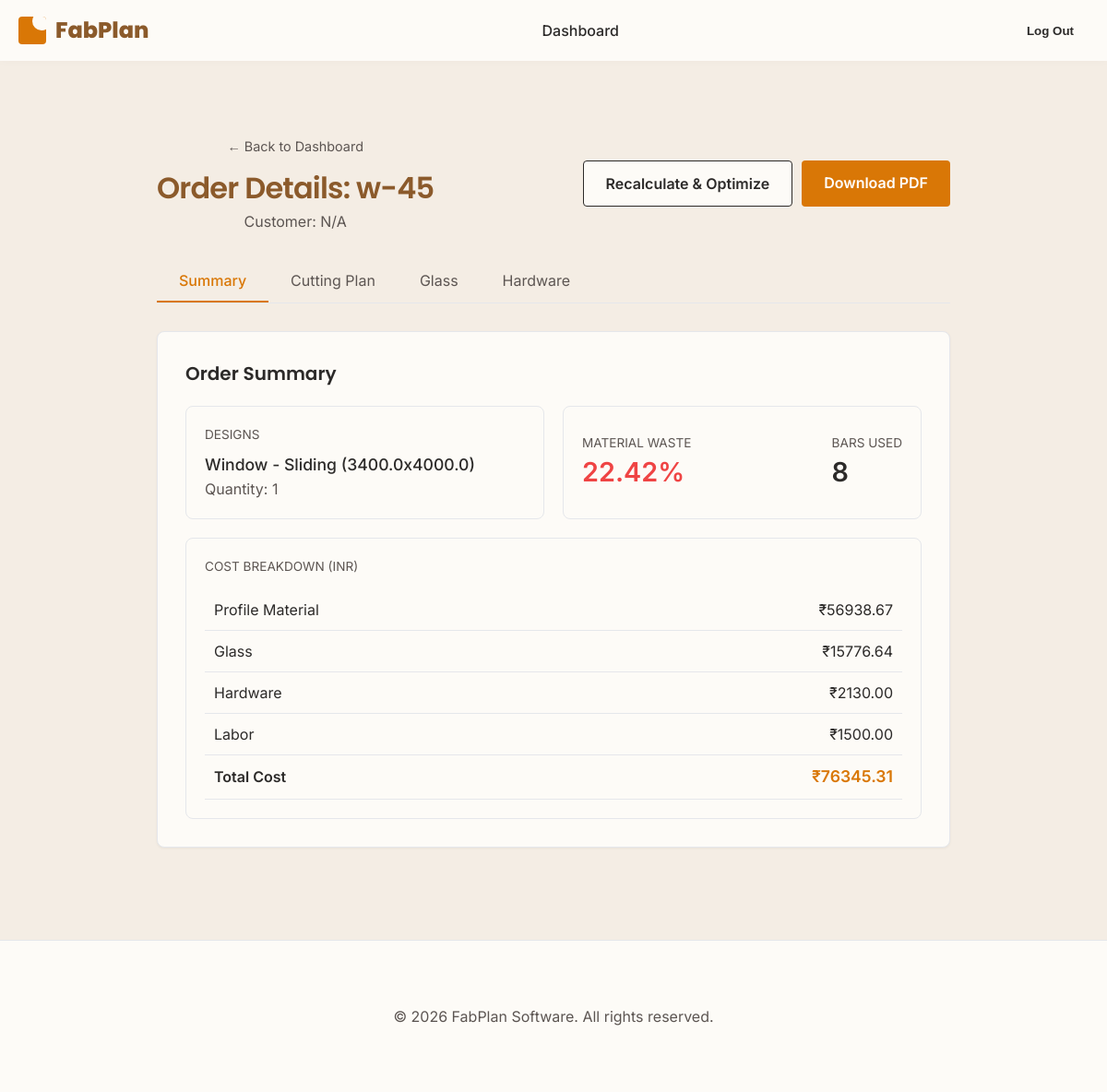
Page /order/view/17/ (signed in) on the committed database.
### core/models.py (models this page shows, shortened)
class Order(models.Model):
    user = models.ForeignKey(User, on_delete=models.CASCADE, related_name='orders', null=True, blank=True)
    code = models.CharField(max_length=50, unique=True)
    customer_name = models.CharField(max_length=200, blank=True, null=True)
    created_at = models.DateTimeField(auto_now_add=True)

class DesignItem(models.Model):
    PRODUCT_CHOICES = (
        ('window', 'Window'),
        ('door', 'Door'),
    )
    TYPOLOGY_CHOICES = (
        ('sliding', 'Sliding'),
        ('casement', 'Casement'),
        ('fixed', 'Fixed'),
    )
    order = models.ForeignKey(Order, on_delete=models.CASCADE, related_name='designs')
    product_type = models.CharField(max_length=20, choices=PRODUCT_CHOICES, default='window')
    width = models.FloatField(help_text="Width in mm")
    height = models.FloatField(help_text="Height in mm")
    typology = models.CharField(max_length=20, choices=TYPOLOGY_CHOICES)
    glass_type = models.CharField(max_length=100)
    finish = models.CharField(max_length=100)
    mesh = models.BooleanField(default=False)
    quantity = models.PositiveIntegerField(default=1)
    number_of_panels = models.IntegerField(default=1)

### core/views.py (the view)
# urls.py: path('order/view/<int:order_id>/', views.order_detail_view, name='order_detail_view'),
@login_required
def order_detail_view(request, order_id):
    data = get_order_data(request, order_id)
    return render(request, 'core/order_detail.html', {'data': data})

### core/services/bar_optimizer.py (called while the page is built)
def optimize_cuts(cuts, bar_length=6000):
    sorted_cuts = sorted(cuts, reverse=True)
    bars = []
    for cut in sorted_cuts:
        placed = False
        for bar in bars:
            if bar['leftover'] >= cut:
                bar['cuts'].append(cut)
                bar['leftover'] -= cut
                placed = True
                break
        if not placed:
            bars.append({
                'cuts': [cut],
                'leftover': bar_length - cut,
                'bar_length': bar_length
            })
    for bar in bars:
        bar['waste_percentage'] = round((bar['leftover'] / bar['bar_length']) * 100, 2)
    return bars

def optimize_profile_cuts(cut_pieces):
    from collections import defaultdict
    profile_cuts = defaultdict(list)
    for piece in cut_pieces:
        for _ in range(piece.quantity):
            profile_cuts[piece.profile].append(piece.length)
    optimized_results = {}
    for profile, lengths in profile_cuts.items():
        optimized_results[profile.name] = optimize_cuts(lengths, profile.bar_length)
    return optimized_results

### core/services/glass_engine.py (called while the page is built)
def calculate_glass(design):
    results = []
    if design.typology == 'fixed':
        w = design.width - 40
        h = design.height - 40
        results.append({'width': w, 'height': h, 'quantity': 1 * design.quantity})
    elif design.typology == 'casement':
        w = design.width - 40
        h = design.height - 40
        results.append({'width': w, 'height': h, 'quantity': 1 * design.quantity})
    elif design.typology == 'sliding':
        w = (design.width / 2) - 40
        h = design.height - 40
        results.append({'width': w, 'height': h, 'quantity': 2 * design.quantity})
    return results

### core/templates/core/order_detail.html (shortened to what this page needs)
{% extends 'core/base.html' %}
{% load static %}
{% block extra_head %}
<link rel="stylesheet" href="{% static 'css/style.css' %}">
{% endblock %}
{% block content %}
<div style="background-color: var(--bg-color); min-height: calc(100vh - 80px); padding-bottom: 60px; padding-top: 40px;">
    <div class="container">
        <header style="display: flex; justify-content: space-between; align-items: center; margin-bottom: 30px;">
            <div>
                <a href="{% url 'dashboard' %}?tab=orders" style="color: var(--text-muted); text-decoration: none; font-size: 0.9rem;">&larr; Back to Dashboard</a>
                <h1 style="color: var(--brand-blue); margin-top: 10px;">Order Details: {{ data.code }}</h1>
                <p>Customer: {{ data.customer }}</p>
            </div>
            <div style="display: flex; gap: 10px;">
                <a href="?recalculate=true" class="btn btn-outline" style="background-color: var(--card-bg);">Recalculate & Optimize</a>
                <a href="{% url 'single_quotation_pdf' data.id %}" target="_blank" class="btn btn-orange">Download PDF</a>
            </div>
        </header>
        <div class="tabs">
            <button class="tab-btn active" onclick="openTab(event, 'summary-tab')">Summary</button>
            <button class="tab-btn" onclick="openTab(event, 'cutting-tab')">Cutting Plan</button>
            <button class="tab-btn" onclick="openTab(event, 'glass-tab')">Glass</button>
            <button class="tab-btn" onclick="openTab(event, 'hardware-tab')">Hardware</button>
        </div>
        <div id="summary-tab" class="tab-content active">
            <h2>Order Summary</h2>
            <div class="form-row" style="margin-top: 20px;">
                <div class="d-card" style="background: var(--card-bg); border-color: var(--border-color); color: var(--text-main); padding: 20px; border: 1px solid var(--border-color); border-radius: 8px;">
                    <div style="font-size: 0.85rem; color: var(--text-muted); text-transform: uppercase;">Designs</div>
                    {% for design in data.designs %}
                    <div style="font-size: 1.1rem; font-weight: 500; margin-top: 10px;">{{ design.product }} - {{ design.typology }} ({{ design.dimensions }})</div>
                    <div style="color: var(--text-light);">Quantity: {{ design.quantity }}</div>
                    {% endfor %}
                </div>
                <div class="d-card" style="background: var(--card-bg); border-color: var(--border-color); color: var(--text-main); padding: 20px; border: 1px solid var(--border-color); border-radius: 8px; display:flex; justify-content:space-between; align-items:center;">
                    <div>
                        <div style="font-size: 0.85rem; color: var(--text-muted); text-transform: uppercase;">Material Waste</div>
                        <div style="font-size: 1.8rem; font-weight: 600; color: {% if data.summary.avg_waste > 10 %}var(--error){% else %}var(--success){% endif %};">{{ data.summary.avg_waste }}%</div>
                    </div>
                    <div>
                        <div style="font-size: 0.85rem; color: var(--text-muted); text-transform: uppercase;">Bars Used</div>
                        <div style="font-size: 1.8rem; font-weight: 600;">{{ data.summary.total_bars_used }}</div>
                    </div>
                </div>
            </div>
            <div class="d-card" style="background: var(--card-bg); color: var(--text-main); padding: 20px; border: 1px solid var(--border-color); border-radius: 8px; margin-top: 20px;">
                <div style="font-size: 0.85rem; color: var(--text-muted); text-transform: uppercase; margin-bottom: 15px;">Cost Breakdown (INR)</div>
                <div class="table-responsive">
                    <table style="width: 100%;">
                        <tr><td style="padding: 10px; border-bottom: 1px solid var(--border-color);">Profile Material</td><td style="padding: 10px; border-bottom: 1px solid var(--border-color); text-align:right">₹{{ data.costs.profile|floatformat:2 }}</td></tr>
                        <tr><td style="padding: 10px; border-bottom: 1px solid var(--border-color);">Glass</td><td style="padding: 10px; border-bottom: 1px solid var(--border-color); text-align:right">₹{{ data.costs.glass|floatformat:2 }}</td></tr>
                        <tr><td style="padding: 10px; border-bottom: 1px solid var(--border-color);">Hardware</td><td style="padding: 10px; border-bottom: 1px solid var(--border-color); text-align:right">₹{{ data.costs.hardware|floatformat:2 }}</td></tr>
                        <tr><td style="padding: 10px; border-bottom: 1px solid var(--border-color);">Labor</td><td style="padding: 10px; border-bottom: 1px solid var(--border-color); text-align:right">₹{{ data.costs.labor|floatformat:2 }}</td></tr>
                        <tr style="font-weight: 600;">
                            <td style="padding: 10px;">Total Cost</td><td style="padding: 10px; text-align:right; font-size: 1.1rem; color: var(--primary);">₹{{ data.costs.total|floatformat:2 }}</td>
                        </tr>
                    </table>
                </div>
            </div>
        </div>
    </div>
</div>
{% endblock %}

### core/static/css/landing.css (style rules this page uses)
html { scroll-behavior: smooth; }
:root { --brand-blue: #8b5a2b; --brand-blue-dark: #633f1e; --brand-orange: #d97706; --brand-orange-hover: #b45309; --text-main: #2c2a29; --text-light: #5c5552; --bg-light: #f4ede4; --bg-white: #fdfbf7; --yellow-circle: #d2a679; }
* { box-sizing: border-box; margin: 0; padding: 0; }
body { font-family: 'Inter', sans-serif; color: var(--text-main); line-height: 1.6; overflow-x: hidden; }
h1, h2, h3, h4, h5, h6, .logo { font-family: 'Poppins', sans-serif; }
a { text-decoration: none; color: inherit; }
.container { max-width: 1200px; margin: 0 auto; padding: 0 20px; }
.btn { display: inline-block; padding: 12px 24px; border-radius: 4px; font-weight: 600; text-align: center; transition: all 0.3s ease; cursor: pointer; }
.btn-orange { background-color: var(--brand-orange); color: white; border: none; }
.btn-outline { background-color: transparent; color: var(--text-main); border: 1px solid var(--text-main); }

### core/static/css/style.css (style rules this page uses)
:root { --bg-color: #f4ede4; --card-bg: #fdfbf7; --text-main: #2c2a29; --text-muted: #5c5552; --border-color: #e5e7eb; --primary: #d97706; --primary-hover: #b45309; --brand-blue: #8b5a2b; --error: #ef4444; --success: #10b981; }
* { box-sizing: border-box; margin: 0; padding: 0; }
body { font-family: 'Inter', sans-serif; background-color: var(--bg-color); color: var(--text-main); line-height: 1.5; }
.container { max-width: 900px; margin: 40px auto; padding: 0 20px; }
header { margin-bottom: 30px; text-align: center; }
header h1 { font-size: 2rem; font-weight: 600; letter-spacing: -0.025em; }
header p { color: var(--text-muted); }
.tabs { display: flex; border-bottom: 1px solid var(--border-color); margin-bottom: 30px; }
.tab-btn { background: none; border: none; padding: 12px 24px; font-size: 1rem; font-family: inherit; color: var(--text-muted); cursor: pointer; border-bottom: 2px solid transparent; transition: all 0.2s ease; }
.tab-btn.active { color: var(--primary); border-bottom-color: var(--primary); font-weight: 500; }
.tab-content { display: none; background: var(--card-bg); padding: 30px; border-radius: 8px; border: 1px solid var(--border-color); box-shadow: 0 1px 3px rgba(0,0,0,0.05); }
.tab-content.active { display: block; animation: fadeIn 0.3s ease-in-out; }
.tab-content h2 { margin-bottom: 20px; font-size: 1.25rem; font-weight: 600; }
.form-row { display: grid; grid-template-columns: 1fr 1fr; gap: 20px; }
.table-responsive { overflow-x: auto; }
table { width: 100%; border-collapse: collapse; }
th, td { text-align: left; padding: 12px; border-bottom: 1px solid var(--border-color); }
.d-card { background: rgba(255, 255, 255, 0.05); border: 1px solid rgba(255, 255, 255, 0.1); border-radius: 8px; padding: 16px; }

### rows in the picture
Order: code "w-45"
DesignItem: product "Window", typology "Sliding", dimensions "3400.0x4000.0", quantity "1"

### other values in the picture
{{ data.customer }} "N/A"
{{ data.summary.avg_waste }} "22.42"
{{ data.summary.total_bars_used }} "8"
{{ data.costs.profile|floatformat:2 }} "56938.67"
{{ data.costs.glass|floatformat:2 }} "15776.64"
{{ data.costs.hardware|floatformat:2 }} "2130.00"
{{ data.costs.labor|floatformat:2 }} "1500.00"
{{ data.costs.total|floatformat:2 }} "76345.31"
